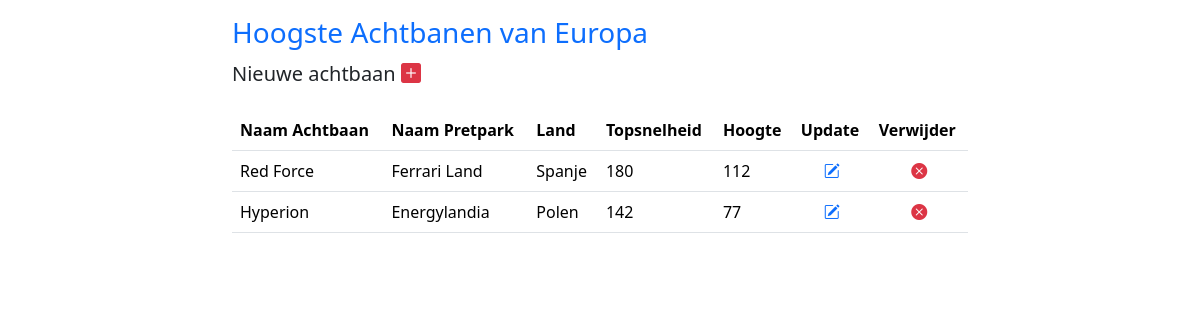
Before: / with the older database file.
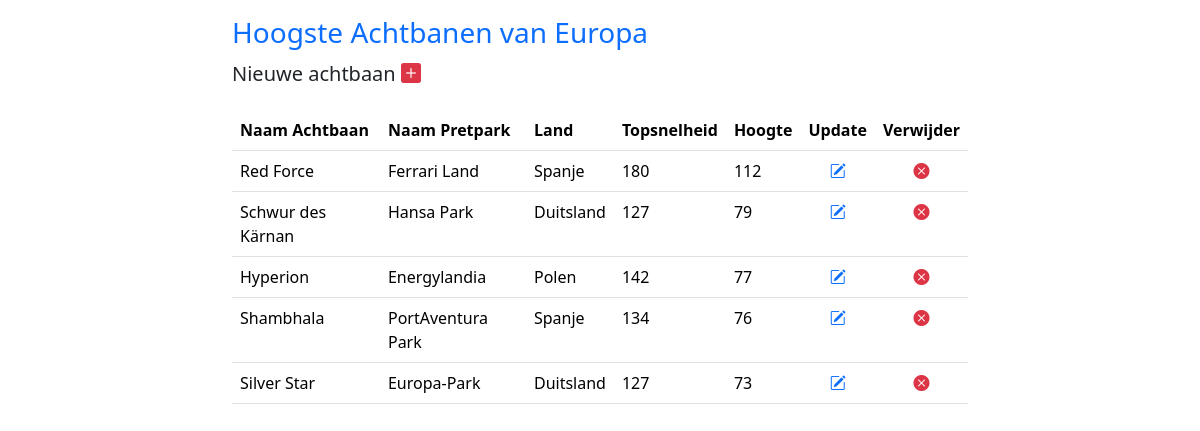
After: the same page with the newer database file.
### tables this page shows
CREATE TABLE AchtbanenVanEuropa
(
     Id              SMALLINT            UNSIGNED        NOT NULL    AUTO_INCREMENT
    ,Naam            VARCHAR(40)                         NOT NULL
    ,NaamPretpark    VARCHAR(40)                         NOT NULL
    ,Land            VARCHAR(60)                         NOT NULL
    ,Topsnelheid     TINYINT             UNSIGNED        NOT NULL
    ,Hoogte          TINYINT             UNSIGNED        NOT NULL
    ,IsActief        BIT                                 NOT NULL    DEFAULT 1
    ,Opmerking       VARCHAR(255)                            NULL    DEFAULT NULL
    ,DatumAangemaakt DATETIME(6)                         NOT NULL
    ,DatumGewijzigd  DATETIME(6)                         NOT NULL
    ,CONSTRAINT      PK_AchtbanenVanEuropa_Id            PRIMARY KEY CLUSTERED(Id)
);

### index.php (the view, shortened to what this page needs)
<?php
    include('config/config.php');
    $dsn = "mysql:host=$dbHost;
            dbname=$dbName;
            charset=UTF8";
    $pdo = new PDO($dsn, $dbUser, $dbPass);
    $sql = "SELECT  ABVN.Id
                   ,ABVN.Naam
                   ,ABVN.NaamPretpark
                   ,ABVN.Land
                   ,ABVN.Topsnelheid
                   ,ABVN.Hoogte
            FROM AchtbanenVanEuropa AS ABVN
            ORDER BY ABVN.Hoogte DESC";
    $statement = $pdo->prepare($sql);
    $statement->execute();
    $result = $statement->fetchAll(PDO::FETCH_OBJ);
?>
<!doctype html>
<html lang="en">
  <head>
    <link href="https://cdn.jsdelivr.net/npm/bootstrap@5.3.3/dist/css/bootstrap.min.css" rel="stylesheet">
    <link rel="stylesheet" href="https://cdn.jsdelivr.net/npm/bootstrap-icons@1.11.3/font/bootstrap-icons.min.css">
  </head>
  <body>
    <div class="container mt-3">
      <div class="row mb-1">
        <div class="col-2"></div>
        <div class="col-8 text-primary"><h3>Hoogste Achtbanen van Europa</h3></div>
        <div class="col-2"></div>
      </div>
      <div class="row mb-3">
        <div class="col-2"></div>
        <div class="col-8">
          <h5>Nieuwe achtbaan
              <a href="./create.php">
                <i class="bi bi-plus-square-fill text-danger"></i>
              </a>
          </h5>
        </div>
        <div class="col-2"></div>
      </div>
      <div class="row">
        <div class="col-2"></div>
        <div class="col-8">
          <table class="table table-hover">
              <thead>
                  <th>Naam Achtbaan</th>
                  <th>Naam Pretpark</th>
                  <th>Land</th>
                  <th>Topsnelheid</th>
                  <th>Hoogte</th>
                  <th>Update</th>
                  <th>Verwijder</th>
              </thead>
              <tbody>
                  <?php foreach($result as $achtbaanInfo) : ?>
                        <tr>
                          <td><?= $achtbaanInfo->Naam ?></td>
                          <td><?= $achtbaanInfo->NaamPretpark ?></td>
                          <td><?= $achtbaanInfo->Land ?></td>
                          <td><?= $achtbaanInfo->Topsnelheid ?></td>
                          <td><?= $achtbaanInfo->Hoogte ?></td>
                          <td class="text-center">
                            <a href="update.php?Id=<?= $achtbaanInfo->Id; ?>">
                              <i class="bi bi-pencil-square text-primary"></i>
                            </a>
                          </td>
                          <td class="text-center">
                            <a href="delete.php?Id=<?= $achtbaanInfo->Id; ?>">
                              <i class="bi bi-x-circle-fill text-danger"></i>
                            </a>
                          </td>
                        </tr>
                  <?php endforeach ?>
              </tbody>
          </table>
        </div>
        <div class="col-2"></div>
      </div>
    </div>
  </body>
</html>

Changed rows visible on the page:
added achtbanenvaneuropa: Naam "Schwur des Kärnan", NaamPretpark "Hansa Park", Land "Duitsland", Topsnelheid "127", Hoogte "79"
added achtbanenvaneuropa: Naam "Shambhala", NaamPretpark "PortAventura Park", Land "Spanje", Topsnelheid "134", Hoogte "76"
added achtbanenvaneuropa: Naam "Silver Star", NaamPretpark "Europa-Park", Land "Duitsland", Topsnelheid "127", Hoogte "73"
